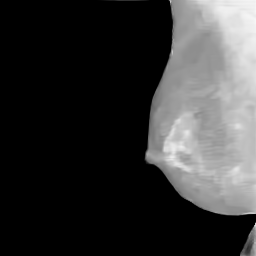
#> input picture denoising_samples/bm3d_denoised_images/image_59992.png, 256 x 256 px, found by its file name; its folder holds 5 pictures in this run
$ jupyter execute --allow-errors 03_evaluation_metrics.ipynb   (shell and % lines are left out)   (older library calls are emulated)
#> lines starting #> are read from the running program, lines starting #| are printed output that depends on the picture
[cell 1]
from google.colab import files
files.upload()
#> the answer given: image_59004.png

[cell 2]
import os
import random
import numpy as np
from PIL import Image
from tqdm import tqdm
import torch
import torchvision
import torchvision.transforms as transforms
from torch.nn.functional import adaptive_avg_pool2d
from scipy import linalg

#> (the rest of this cell did not finish here and is left out)

[cell 3]
import os
import random
import numpy as np
import cv2
from tqdm import tqdm
from skimage.metrics import structural_similarity as ssim

# Paths to image folders
real_folder = "/content/InBreast_Aligned_Images"
gen_folder = "/content/drive/MyDrive/GAN_TF_checkpoints/generated_images"

# Gather paths to images
#> (the rest of this cell did not finish here and is left out)

[cell 4]
import os
import numpy as np
from PIL import Image
from bm3d import bm3d
from google.colab import drive
import matplotlib.pyplot as plt

# Mount Google Drive
drive.mount('/content/drive')

# Define paths
input_folder = "/content/drive/MyDrive/new_from_generated"
output_folder = "/content/drive/MyDrive/GAN_TF_checkpoints/bm3d_denoised_images"

# Create the output folder if it doesn't exist
os.makedirs(output_folder, exist_ok=True)

# Set BM3D noise level (sigma_psd)
sigma_value = 7.0  # Try values from 5.0 to 15.0 depending on noise

# Get list of image files (adjust extensions if needed)
#> (the rest of this cell did not finish here and is left out)

[cell 5]
#INDIVIDUAL
from skimage import restoration
import matplotlib.pyplot as plt
from skimage import io, img_as_float
import numpy as np

# Load image (already grayscale)
image_path = "/content/drive/MyDrive/GAN_TF_checkpoints/generated_images/image_59992.png"
img = io.imread(image_path)
#> img is the input picture: shape (256, 256); min 0, max 246, mean 52.9

# Convert image to float and normalize to [0, 1]
img_float = img_as_float(img)  # uint8 → float64 in [0.0, 1.0]

# Set filter strength (h)
h_value = 0.03  # try 0.4, 0.8, 1.2, etc.

# Apply NLM denoising
denoised_img_nlm = restoration.denoise_nl_means(
    img_float,
    h=h_value,
    patch_size=2,
    patch_distance=6,
    fast_mode=True
)

# Plot the original and denoised images
fig, ax = plt.subplots(1, 2, figsize=(12, 6))
ax[0].imshow(img_float, cmap='gray')
ax[0].set_title("Original Image")
ax[0].axis('off')

ax[1].imshow(denoised_img_nlm, cmap='gray')
ax[1].set_title(f"NLM Denoised Image (h={h_value})")
ax[1].axis('off')

plt.show()
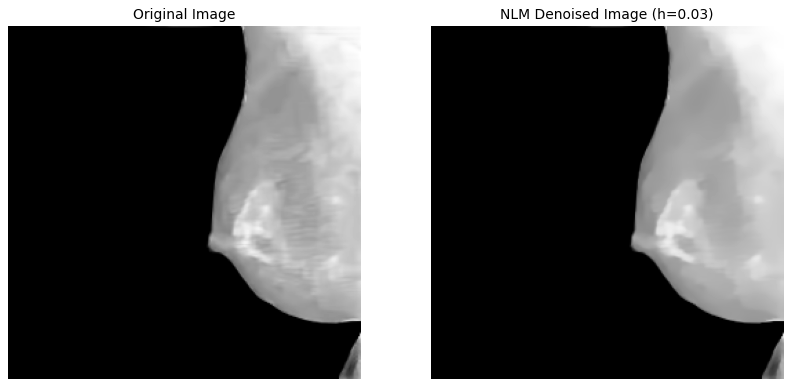
#> figure drawn by matplotlib, 2 panels

[cell 6]
#BATCH
import os
import numpy as np
from skimage import io, img_as_float, img_as_ubyte, restoration
from PIL import Image
import matplotlib.pyplot as plt
from google.colab import drive

# Mount Google Drive
drive.mount('/content/drive')

# Input and output folders
input_folder = "/content/drive/MyDrive/new_from_generated"
output_folder = "/content/drive/MyDrive/GAN_TF_checkpoints/nlm_denoised_images"

# Create output folder if it doesn't exist
os.makedirs(output_folder, exist_ok=True)

# NLM filter parameters
h_value = 0.03  # Try changing this (e.g., 0.4, 0.8)
patch_size = 2
patch_distance = 6

# Get list of image files
#> (the rest of this cell did not finish here and is left out)

[cell 7]
#MPV and MPVD calculations
import os
import numpy as np
from skimage.io import imread
from skimage import img_as_float

def calculate_mpv_mpvd(folder_path):
    mpvs = []

    # Get sorted list of image files (adjust extensions as needed)
    image_files = sorted([
        f for f in os.listdir(folder_path)
        if f.lower().endswith(('.png', '.jpg', '.jpeg'))
    ])

    if not image_files:
        print("No images found.")
        return None, None

    for file in image_files:
        img = imread(os.path.join(folder_path, file))
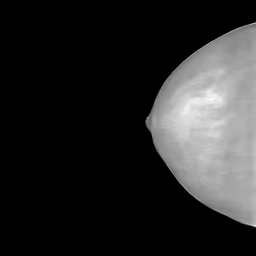
#> input picture denoising_samples/bm3d_denoised_images/image_59004.png, 256 x 256 px, found by its file name
#> img is the input picture: shape (256, 256); min 0, max 247, mean 40
        img_float = img_as_float(img)  # normalize to [0, 1]
        mpv = np.mean(img_float)
#> mpv = 0.157
        mpvs.append(mpv)

    # Calculate Global MPV
    global_mpv = np.mean(mpvs)

    # Calculate Global MPVD
    mpv_diffs = [abs(mpvs[i+1] - mpvs[i]) for i in range(len(mpvs) - 1)]
    global_mpvd = np.mean(mpv_diffs) if mpv_diffs else 0

    return global_mpv, global_mpvd

folder_bm3d = "/content/drive/MyDrive/GAN_TF_checkpoints/bm3d_denoised_images"
folder_nlm = "/content/drive/MyDrive/GAN_TF_checkpoints/nlm_denoised_images"
folder_generated = "/content/drive/MyDrive/new_from_generated"
folder_real = "/content/drive/MyDrive/InBreast_Aligned_Images"

mpv_bm3d, mpvd_bm3d = calculate_mpv_mpvd(folder_bm3d)
#> (the rest of this cell did not finish here and is left out)
